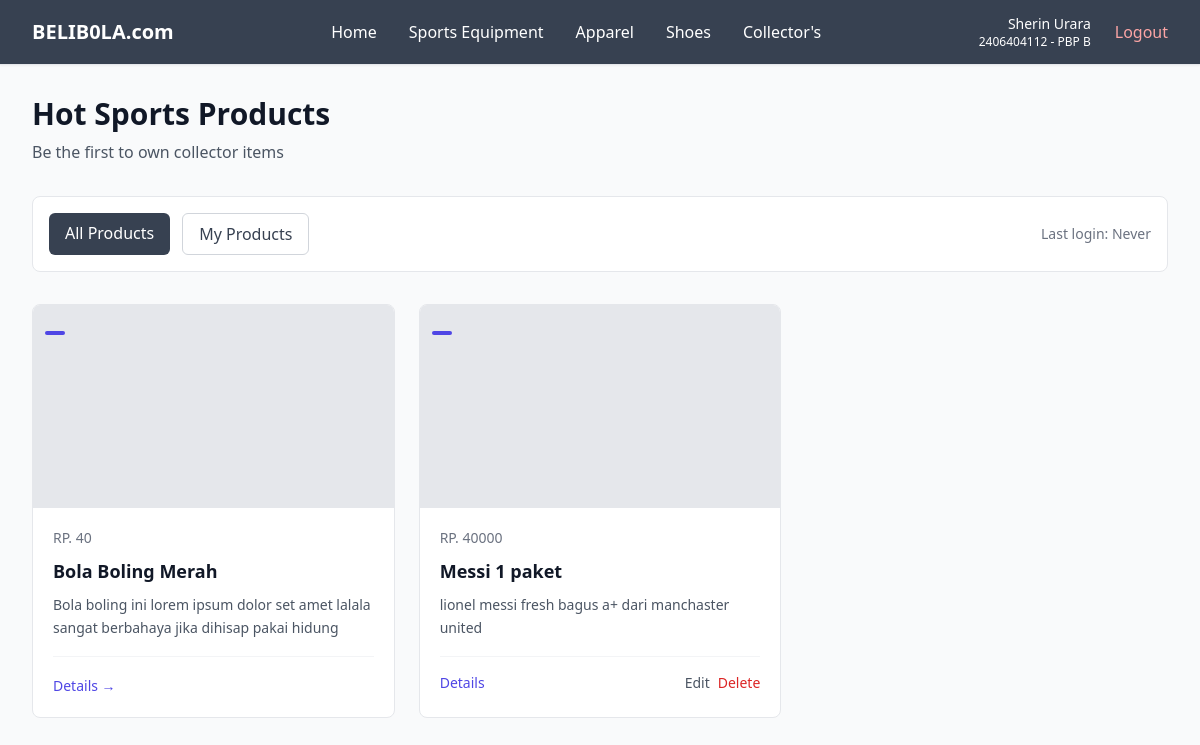
Screenshot of / (signed in) with the database file from the repository.
### main/models.py (models this page shows, shortened)
class Products(models.Model):
    CATEGORY_CHOICES = [
        ('bola biasa', 'Bola Biasa'),
        ('update', 'Update'),
        ('exclusive', 'Exclusive'),
        ('bola luar biasa', 'Bola Luar Biasa'),
        ('kolektor', 'Kolektor'),
        ('signed', 'Signed'),
    ]
    seller = models.ForeignKey(User, on_delete=models.CASCADE, null=True)
    id = models.UUIDField(primary_key=True, default=uuid.uuid4, editable=False)
    name = models.CharField()
    price = models.IntegerField()
    description = models.TextField()
    thumbnail = models.URLField()
    category = models.CharField(max_length=20, choices=CATEGORY_CHOICES, default='update')
    is_featured = models.BooleanField(default=False)

### main/views.py (the view)
# urls.py: path('', show_main, name='show_main'),
@login_required(login_url='/login')
def show_main(request):
    filter_type = request.GET.get('filter', 'all')  # default to 'all'
    if filter_type == "my":
        products_list = Products.objects.filter(seller=request.user)
    else:
        products_list = Products.objects.all()
    context = {
        'app' : 'BeliBola',
        'npm' : '2406404112',
        'name': 'Sherin Urara',
        'class': 'PBP B',
        'products_list': products_list,
        'last_login': request.COOKIES.get('last_login',"Never"),
        'username': request.COOKIES.get('username', "Never")
    }
    return render(request, "main.html", context)

### main/templates/main.html (shortened to what this page needs)
{% extends 'base.html' %}
{% load static %}
{% block content %}
{% include 'navbar.html' %}
 <div class="bg-gray-50 w-full pt-16 min-h-screen">
  <div class="max-w-7xl mx-auto px-4 sm:px-6 lg:px-8 py-8">
    <div class="mb-8">
      <h1 class="text-3xl font-bold text-gray-900 mb-2">Hot Sports Products</h1>
      <p class="text-gray-600">Be the first to own collector items</p>
    </div>
    <div class="flex flex-col sm:flex-row sm:items-center sm:justify-between mb-8 bg-white rounded-lg border border-gray-200 p-4">
      <div class="flex space-x-3 mb-4 sm:mb-0">
        <a href="?" class="{% if request.GET.filter == 'all' or not request.GET.filter  %} bg-gray-700 text-white{% else %}bg-white text-gray-700 border border-gray-300{% endif %} px-4 py-2 rounded-md font-medium transition-colors hover:bg-gray-500 hover:text-white">
          All Products
        </a>
        <a href="?filter=my" class="{% if request.GET.filter == 'my' %} bg-gray-700 text-white{% else %}bg-white text-gray-700 border border-gray-300{% endif %} px-4 py-2 rounded-md font-medium transition-colors hover:bg-gray-500 hover:text-white">
          My Products
        </a>
      </div>
      {% if user.is_authenticated %}
        <div class="text-sm text-gray-500">
          Last login: {{ last_login }}
        </div>
      {% endif %}
    </div>
 {% if not products_list %}
      <div class="bg-white rounded-lg border border-gray-200 p-12 text-center">
        <div class="w-32 h-32 mx-auto mb-4">
          <img src="{% static 'image/no-products.png' %}" alt="No products available" class="w-full h-full object-contain">
        </div>
        <h3 class="text-lg font-medium text-gray-900 mb-2">No Products on BeliB0la</h3>
        <p class="text-gray-500 mb-6">Be the first to add a product to belibola!</p>
        <a href="{% url 'main:create_products' %}" class="inline-flex items-center px-4 py-2 bg-grey-600 text-white rounded-md hover:bg-green-700 transition-colors">
          Sell Product
        </a>
      </div>
    {% else %}
      <div class="grid grid-cols-1 md:grid-cols-2 lg:grid-cols-3 gap-6">
        {% for products in products_list %}
          {% include 'card_product.html' with product=product %}
        {% endfor %}
      </div>
    {% endif %}
 {% endblock content %}

### main/templates/navbar.html (shortened to what this page needs)
<nav class="fixed top-0 left-0 w-full bg-gray-700 border-b border-gray-200 shadow-sm z-50">
    <div class="max-w-7xl mx-auto px-6 lg:px-8">
      <div class="flex items-center justify-between h-16">
        <div class="flex items-center">
          <h1 class="text-xl font-semibold text-gray-900">
            <span class="text-white">BELIB0LA.com</span>
          </h1>
        </div>
        <div class="hidden md:flex items-center space-x-8">
          <a href="/" class="text-white hover:text-gray-500 font-medium transition-colors">
            Home
          </a>
          <a href="{% url 'main:create_products' %}" class="text-white hover:text-gray-500 font-medium transition-colors">
            Sports Equipment
          </a>
          <a href="{% url 'main:create_products' %}" class="text-white hover:text-gray-500 font-medium transition-colors">
            Apparel
          </a>
          <a href="{% url 'main:create_products' %}" class="text-white hover:text-gray-500 font-medium transition-colors">
            Shoes
          </a>
          <a href="{% url 'main:create_products' %}" class="text-white hover:text-gray-500 font-medium transition-colors">
            Collector's
          </a>
        </div>
        <div class="hidden md:flex items-center space-x-6">
          {% if user.is_authenticated %}
            <div class="text-right">
              <div class="text-sm font-medium text-white">{{ name|default:user.username }}</div>
              <div class="text-xs text-white">{{ npm|default:"Student" }} - {{ class|default:"Class" }}</div>
            </div>
            <a href="{% url 'main:logout' %}" class="text-red-300 hover:text-red-700 font-medium transition-colors">
              Logout
            </a>
          {% endif %}
        </div>
      </div>
    </div>
  </nav>

### main/templates/card_product.html (shortened to what this page needs)
{% load static %}
<article class="bg-white rounded-lg border border-gray-200 hover:shadow-lg transition-shadow duration-300 overflow-hidden">
  <div class="aspect-[16/9] relative overflow-hidden">
    {% if news.thumbnail %}
      <img src="{{ products.thumbnail }}" alt="{{ products.name }}" class="w-full h-full object-cover">
    {% else %}
      <div class="w-full h-full bg-gray-200"></div>
    {% endif %}
    <div class="absolute top-3 left-3">
      <span class="inline-flex items-center px-2.5 py-0.5 rounded-md text-xs font-medium bg-indigo-600 text-white">
      </span>
    </div>
  </div>
  <div class="p-5">
    <div class="flex items-center text-sm text-gray-500 mb-3">
      <h1>RP. {{ products.price }}</h1>
    </div>
    <h3 class="text-lg font-semibold text-gray-900 mb-3 line-clamp-2 leading-tight">
      <a href="{% url 'main:show_products' products.id %}" class="hover:text-indigo-600 transition-colors">
        {{ products.name }}
      </a>
    </h3>
    <p class="text-gray-600 text-sm leading-relaxed line-clamp-3 mb-4">
      {{ products.description|truncatewords:20 }}
    </p>
    {% if user.is_authenticated and products.seller == user %}
      <div class="flex items-center justify-between pt-4 border-t border-gray-100">
        <a href="{% url 'main:show_products' products.id %}" class="text-indigo-600 hover:text-indigo-700 font-medium text-sm transition-colors">
          Details
        </a>
        <div class="flex space-x-2">
          <a href="{% url 'main:edit_product' products.id %}" class="text-gray-600 hover:text-gray-700 text-sm transition-colors">
            Edit
          </a>
          <a href="{% url 'main:delete_product' products.id %}" class="text-red-600 hover:text-red-700 text-sm transition-colors">
            Delete
          </a>
        </div>
      </div>
    {% else %}
      <div class="pt-4 border-t border-gray-100">
        <a href="{% url 'main:show_products' products.id %}" class="text-indigo-600 hover:text-indigo-700 font-medium text-sm transition-colors">
          Details →
        </a>
      </div>
    {% endif %}
  </div>
</article>

### rows the page displays
Products: price "40", name "Bola Boling Merah", description "Bola boling ini lorem ipsum dolor set amet lalala sangat berbahaya jika dihisap pakai hidung", shows "Details →"
Products: price "40000", name "Messi 1 paket", description "lionel messi fresh bagus a+ dari manchaster united", shows "Details"

### other values shown
{{ name|default:user.username }} "Sherin Urara"
{{ npm|default:"Student" }} "2406404112"
{{ class|default:"Class" }} "PBP B"
{{ last_login }} "Never"
